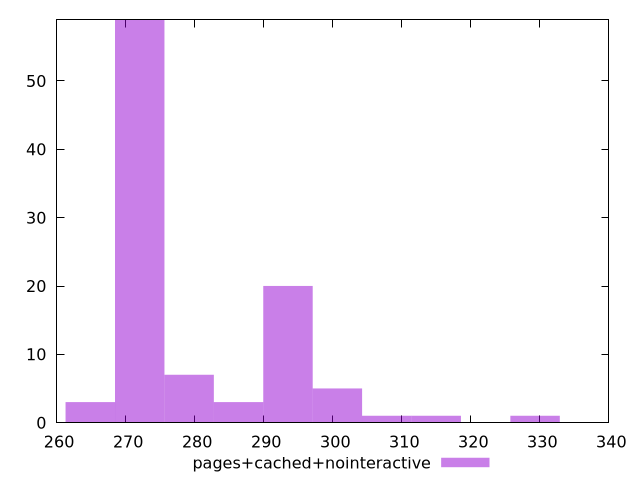

The gnuplot source for this figure:
$_pagesCachedNointeractive <<EOF
300.6715883474217 5
272.03619898100055 59
314.98928303063224 1
293.5127410058164 20
286.3538936642111 3
329.3069777138428 1
279.19504632260583 7
264.8773516393953 3
307.83043568902696 1
EOF
set key outside below
set terminal pngcairo
set output "report_00006_2020-11-02T20-21-41.718Z/max-potential-fid/pages+cached+nointeractive//raw_hist.png"
set yrange [0:59]
set boxwidth 7.158847341605278
set style fill transparent solid 0.5 noborder
plot $_pagesCachedNointeractive title "pages+cached+nointeractive" with boxes ,
